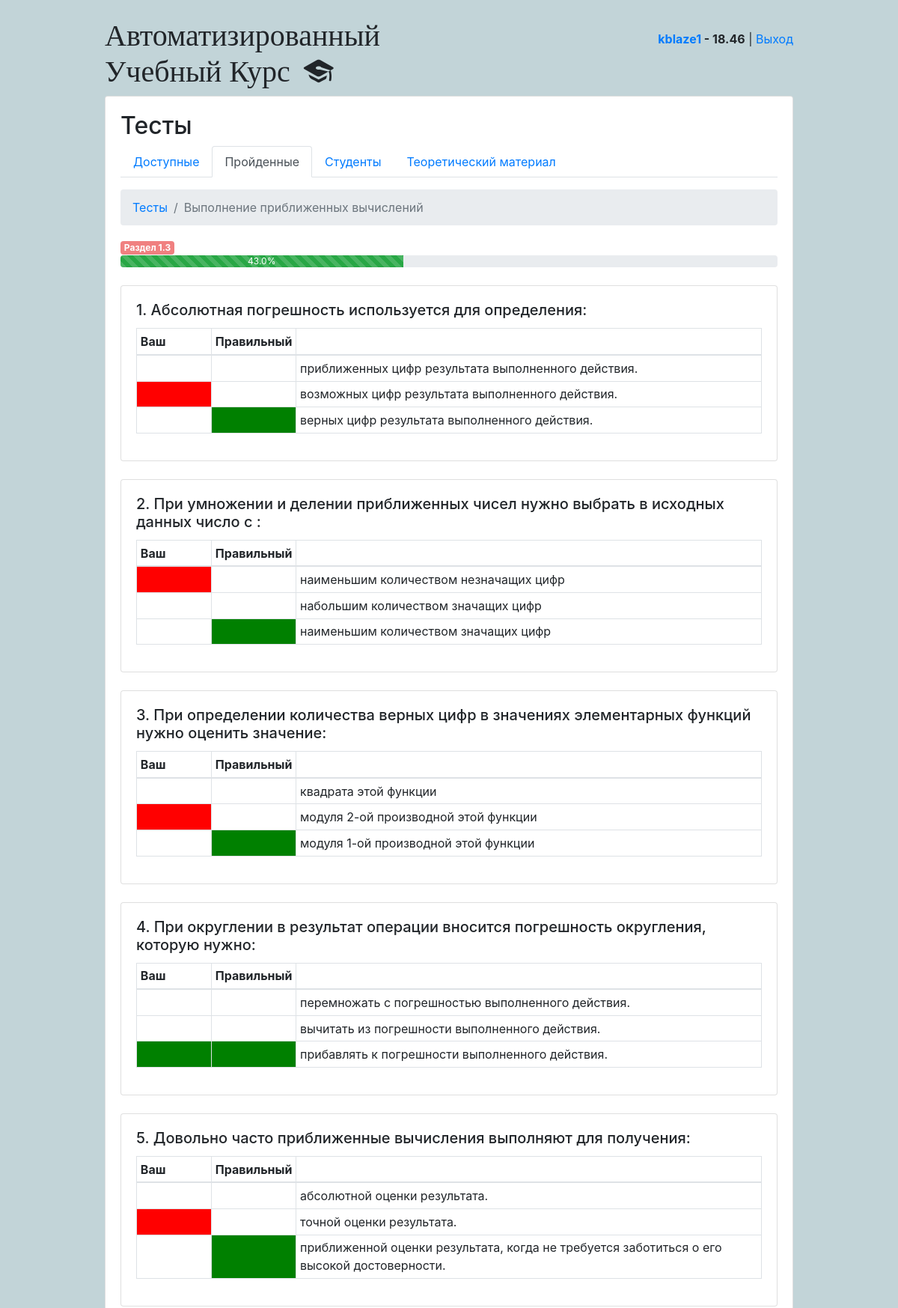
Page /students/quiz/41/studentresults/ (signed in, upper part) on the committed database.
### classroom/models.py (models this page shows, shortened)
class User(AbstractUser):
    is_student = models.BooleanField(default=False)
    is_teacher = models.BooleanField(default=False)

class Student(models.Model):
    user = models.OneToOneField(User, on_delete=models.CASCADE, primary_key=True)
    quizzes = models.ManyToManyField(Quiz, through='TakenQuiz')
    interests = models.ManyToManyField(Subject, related_name='interested_students')
    email = models.CharField(default="", max_length=30)
    first_name = models.CharField(default="", max_length=30)
    last_name = models.CharField(default="", max_length=30)
    group = models.CharField(default="", max_length=10)
    score = models.FloatField(default=0)
    score1 = models.FloatField(default=0)
    score2 = models.FloatField(default=0)
    score3 = models.FloatField(default=0)
    predict = models.FloatField(default=0)

class Quiz(models.Model):
    owner = models.ForeignKey(User, on_delete=models.CASCADE, related_name='quizzes')
    name = models.CharField(max_length=255)
    subject = models.ForeignKey(Subject, on_delete=models.CASCADE, related_name='quizzes')

class Subject(models.Model):
    name = models.CharField(max_length=30)
    color = models.CharField(max_length=7, default='#007bff')
    def get_html_badge(self):
        name = escape(self.name)
        color = escape(self.color)
        html = '<span class="badge badge-primary" style="background-color: %s">%s</span>' % (color, name)
        return mark_safe(html)

class TakenQuiz(models.Model):
    student = models.ForeignKey(Student, on_delete=models.CASCADE, related_name='taken_quizzes')
    quiz = models.ForeignKey(Quiz, on_delete=models.CASCADE, related_name='taken_quizzes')
    score = models.IntegerField()
    score1 = models.FloatField()
    score2 = models.FloatField()
    score3 = models.FloatField()
    percentage = models.FloatField()
    date = models.DateTimeField(auto_now_add=True)

class Question(models.Model):
    quiz = models.ForeignKey(Quiz, on_delete=models.CASCADE, related_name='questions')
    image = models.ImageField(upload_to='images', blank=True, default="0")
    text = models.TextField('Question')
    type = models.TextField('Type')

class Answer(models.Model):
    question = models.ForeignKey(Question, on_delete=models.CASCADE, related_name='answers')
    text = models.CharField('Answer', max_length=255)
    is_correct = models.BooleanField('Correct answer', default=False)

### classroom/views/students.py (the view)
# urls.py: path('quiz/<int:pk>/studentresults/', students.QuizResultsView.as_view(), name='student_quiz_results'),
@method_decorator([login_required, student_required], name='dispatch')
class QuizResultsView(View):
    template_name = 'classroom/students/quiz_result.html'
    def get(self, request, *args, **kwargs):
        quiz = Quiz.objects.get(id = kwargs['pk'])
        taken_quiz = TakenQuiz.objects.filter(student = request.user.student, quiz = quiz)
        if not taken_quiz:
            """
            Don't show the result if the user didn't attempted the quiz
            """
            return render(request, '404.html')
        questions = Question.objects.filter(quiz =quiz)
        return render(request, self.template_name, {'questions':questions,
            'quiz':quiz, 'percentage': taken_quiz[0].percentage,
                                                    "score" : taken_quiz[0].score,
                                                    "score1": taken_quiz[0].score1,
                                                    "score2": taken_quiz[0].score2,
                                                    "score3": taken_quiz[0].score3,})

### classroom/templatetags/quiz_extras.py (called while the page is built)
@register.simple_tag
def marked_answer(user,opt):
    studentanswer = StudentAnswer.objects.filter(student=user.student, answer =opt)
    if studentanswer:
        if opt.is_correct:
            return 'correct'
        return 'wrong'
    return ''

### classroom/templates/classroom/students/quiz_result.html (shortened to what this page needs)
{% extends 'base.html' %}
{% load quiz_extras %}
{% block content %}
{% include 'classroom/students/_header.html' with active='taken' %}
<nav aria-label="breadcrumb">
    <ol class="breadcrumb">
      <li class="breadcrumb-item"><a href="{% url 'students:taken_quiz_list' %}">Тесты</a></li>
      <li class="breadcrumb-item active" aria-current="page">{{quiz.name}}</li>
    </ol>
</nav>
{{ quiz.subject.get_html_badge }}
<div class="progress">
  <div class="progress-bar progress-bar-striped bg-success" role="progressbar" style="width: {{percentage}}%" aria-valuenow="{{percentage}}" aria-valuemin="0" aria-valuemax="100">{{percentage}}%</div>
</div><br>
{% for question in questions %}
<div class="card">
  <div class="card-body">
    <h5 class="card-title">{{forloop.counter}}. {{question.text}}</h5>
    <table class="table table-bordered table-sm">
      <thead><tr><th>Ваш</th><th>Правильный</th><th></th></tr></thead>
      <tbody>
        {% for opt in question.answers.all %}
        {% marked_answer user opt as opt_marked %}
        <tr>
          <td style="width: 100px;{% if opt_marked == 'correct' %} background:green{% elif opt_marked == 'wrong' %} background:red{% endif %}"> </td>
          <td style="width: 100px;{% if opt.is_correct %} background:green{% endif %}"></td>
          <td>{{opt.text}}</td>
        </tr>
        {% endfor %}
      </tbody>
    </table>
  </div>
</div>
<br>
{% endfor %}
{% endblock %}

### templates/base.html (shortened to what this page needs)
{% load static %}
<!doctype html>
<html lang="en">
  <head>
    <link rel="stylesheet" href="{% static 'css/bootstrap.min.css' %}">
    <link rel="stylesheet" type="text/css" href="{% static 'vendor/fontello-2f186091/css/fontello.css' %}">
    <link rel="stylesheet" type="text/css" href="{% static 'css/app.css' %}">
    {% if user.is_authenticated and user.is_teacher %}
      <link rel="stylesheet" type="text/css" href="{% static 'css/teachers.css' %}">
    {% else %}
      <link rel="stylesheet" type="text/css" href="{% static 'css/students.css' %}">
    {% endif %}
  </head>
  <body>
    <div class="container my-4">
      <div class="row justify-content-center">
        <div class="col-md-10 col-sm-12">
          <div class="row">
            <div class="col-6">
              <h1 class="logo">
                <a href="{% url 'home' %}">
                  Автоматизированный Учебный Курс
                  {% if user.is_authenticated %}
                    {% if user.is_teacher %}
                      <span class="icon-feather" data-toggle="tooltip" data-placement="right" title="Профиль учителя"></span>
                    {% else %}
                      <span class="icon-graduation-cap" data-toggle="tooltip" data-placement="right" title="Профиль студента"></span>
                    {% endif %}
                  {% endif %}
                </a>
              </h1>
            </div>
            <div class="col-6 text-right">
              {% if user.is_authenticated %}
                <p class="pt-3">
                  {% if user.is_student %}
                    <strong><a href="{% url 'students:student_detail' student=user.id %}">{{ user.username }}</a> - {{user.student.score}}</strong>
                  {% else %}
                    <strong>{{ user.username }}</strong>
                  {% endif %}
                    | <a href="{% url 'logout' %}">Выход</a>
                </p>
              {% else %}
                <a href="{% url 'login' %}" class="btn btn-light" role="button">Войти</a>
                <a href="{% url 'signup' %}" class="btn btn-primary" role="button">Регистрация</a>
              {% endif %}
            </div>
          </div>
          <div class="card mb-3">
            <div class="card-body">
              {% block content %}
              {% endblock %}
            </div>
          </div>
        </div>
      </div>
    </div>
  </body>
</html>

### static/css/app.css (style rules this page uses)
.logo { font-family: 'Clicker Script', cursive; }
.logo a { color: #212529; text-decoration: none; }

### static/css/students.css (style rules this page uses)
body { background-color: #c2d4d8; }

### rows in the picture
User: username "kblaze1", student.score "18.46"
Quiz: name "Выполнение приближенных вычислений", subject.get_html_badge "Раздел 1.3"
TakenQuiz: percentage "43.0"
Question: text "Абсолютная погрешность используется для определения:"
Answer: is_correct False (drawn), text "приближенных цифр результата выполненного действия."
Answer: is_correct False (drawn), text "возможных цифр результата выполненного действия."
Answer: is_correct True (drawn), text "верных цифр результата выполненного действия."
Question: text "При умножении и делении приближенных чисел нужно выбрать в исходных данных число с :"
Answer: is_correct False (drawn), text "наименьшим количеством незначащих цифр"
Answer: is_correct False (drawn), text "набольшим количеством значащих цифр"
Answer: is_correct True (drawn), text "наименьшим количеством значащих цифр"
Question: text "При определении количества верных цифр в значениях элементарных функций нужно оценить значение:"
Answer: is_correct False (drawn), text "квадрата этой функции"
Answer: is_correct False (drawn), text "модуля 2-ой производной этой функции"
Answer: is_correct True (drawn), text "модуля 1-ой производной этой функции"
Question: text "При округлении в результат операции вносится погрешность округления, которую нужно:"
Answer: is_correct False (drawn), text "перемножать с погрешностью выполненного действия."
Answer: is_correct False (drawn), text "вычитать из погрешности выполненного действия."
Answer: is_correct True (drawn), text "прибавлять к погрешности выполненного действия."
Question: text "Довольно часто приближенные вычисления выполняют для получения:"
Answer: is_correct False (drawn), text "абсолютной оценки результата."
Answer: is_correct False (drawn), text "точной оценки результата."
Answer: is_correct True (drawn), text "приближенной оценки результата, когда не требуется заботиться о его высокой достоверности."
